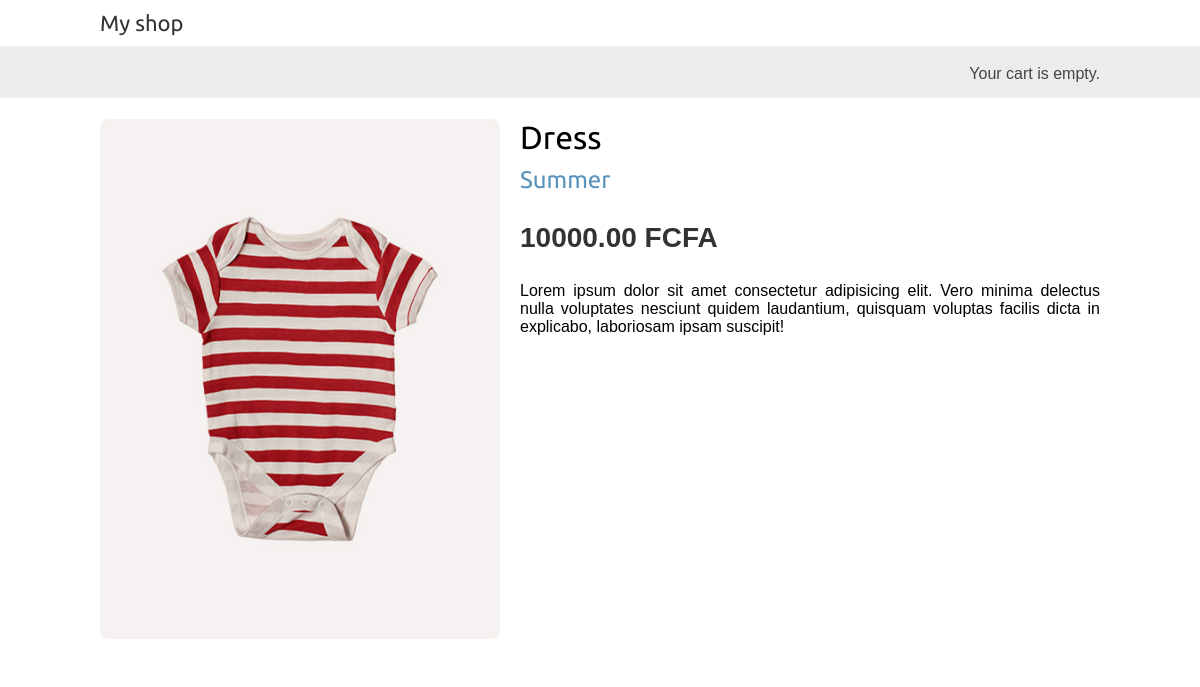
The page /9/dress/ on the database its author committed.
### shop/models.py (models this page shows, shortened)
class Item(models.Model):
    category = models.ForeignKey(Category,
                                related_name='items',
                                on_delete=models.CASCADE)
    name = models.CharField(max_length = 200, db_index=True)
    slug = models.SlugField(max_length = 200, db_index=True)
    description = models.TextField(blank=True)
    image = models.ImageField(upload_to='gallery/%Y/%m/%d', blank=True)
    price = models.DecimalField(max_digits=10, decimal_places=2)
    in_stock = models.BooleanField(default=True)
    created = models.DateField(auto_now_add=True)
    updated = models.DateField(auto_now=True)
    class Meta:
        ordering = ('name',)
        index_together = (('id', 'slug'),)

class Category(models.Model):
    name = models.CharField(max_length=200, db_index=True)
    slug = models.SlugField(max_length=200, unique=True)
    class Meta:
        ordering = ('name',)
        verbose_name = 'category'
        verbose_name_plural = 'categories'
    def get_absolute_url(self):
        return reverse('shop:item_list_by_category',
                       args=[self.slug])
    def __str__(self):
        return self.name

### shop/views.py (the view)
# urls.py: path('<int:id>/<slug:slug>/', views.item_detail, name='item_detail'),
def item_detail(request, id, slug):
    item = get_object_or_404(Item, id=id, slug=slug, in_stock=True)
    return render(request, 'shop/details.html', {'item': item})

### templates/shop/details.html (shortened to what this page needs)
{% extends "base.html" %}
{% load static %}
{% block content %}
  <div class="product-detail">
    <img src="{% if item.image %}{{ item.image.url }}{% else %}
    {% static "img/default.png" %}{% endif %}">
    <h1>{{ item.name }}</h1>
    <h2>
      <a href="{{ item.category.get_absolute_url }}">
        {{ item.category }}
      </a>
    </h2>
    <p class="price">{{ item.price }} FCFA</p>
    {{ item.description|linebreaks }}
  </div>
{% endblock %}

### all_static/css/base.css (style rules this page uses)
body { margin:0; padding:0; font-family:helvetica, sans-serif; }
h1, h2, h3, h4, h5 , h6 { font-family: 'Ubuntu', sans-serif; font-weight:normal; }
a { text-decoration:none; color:#5993bb; }
.product-detail { text-align:justify; }
.product-detail .price { color:#333; font-size:28px; font-weight:bold; }
.product-detail img { width:40%; float:left; padding:0 20px 20px 0; }
.product-detail h1 { margin-bottom:0; }
.product-detail h2 { margin-top:10px; }

### rows shown on the page
Item: image (picture), name "Dress", category "Summer", price "10000.00", description "Lorem ipsum dolor sit amet consectetur adipisicing elit. Vero minima delectus nulla voluptates nesciunt quidem laudantium, quisquam voluptas facilis dicta in explicabo, laboriosam ipsam suscipit!"
